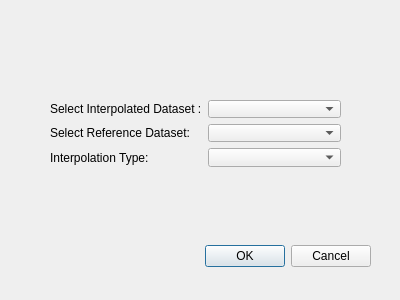
<?xml version="1.0" encoding="UTF-8"?>
<ui version="4.0">
 <class>interpolationDialog</class>
 <widget class="QDialog" name="interpolationDialog">
  <property name="geometry">
   <rect>
    <x>0</x>
    <y>0</y>
    <width>400</width>
    <height>300</height>
   </rect>
  </property>
  <property name="windowTitle">
   <string>Dialog</string>
  </property>
  <widget class="QDialogButtonBox" name="buttonBox">
   <property name="geometry">
    <rect>
     <x>30</x>
     <y>240</y>
     <width>341</width>
     <height>32</height>
    </rect>
   </property>
   <property name="orientation">
    <enum>Qt::Orientation::Horizontal</enum>
   </property>
   <property name="standardButtons">
    <set>QDialogButtonBox::StandardButton::Cancel|QDialogButtonBox::StandardButton::Ok</set>
   </property>
  </widget>
  <widget class="QWidget" name="">
   <property name="geometry">
    <rect>
     <x>50</x>
     <y>100</y>
     <width>291</width>
     <height>67</height>
    </rect>
   </property>
   <layout class="QFormLayout" name="formLayout">
    <item row="0" column="0">
     <layout class="QHBoxLayout" name="horizontalLayout">
      <item>
       <widget class="QLabel" name="label">
        <property name="text">
         <string>Select Interpolated Dataset :</string>
        </property>
       </widget>
      </item>
     </layout>
    </item>
    <item row="1" column="0">
     <layout class="QHBoxLayout" name="horizontalLayout_2">
      <item>
       <widget class="QLabel" name="label_3">
        <property name="text">
         <string>Select Reference Dataset:</string>
        </property>
       </widget>
      </item>
     </layout>
    </item>
    <item row="2" column="0">
     <layout class="QHBoxLayout" name="horizontalLayout_3">
      <item>
       <widget class="QLabel" name="label_2">
        <property name="text">
         <string>Interpolation Type:</string>
        </property>
       </widget>
      </item>
     </layout>
    </item>
    <item row="1" column="1">
     <widget class="QComboBox" name="Y_comboBox"/>
    </item>
    <item row="0" column="1">
     <widget class="QComboBox" name="X_comboBox"/>
    </item>
    <item row="2" column="1">
     <widget class="QComboBox" name="Interpolation_comboBox"/>
    </item>
   </layout>
  </widget>
 </widget>
 <resources/>
 <connections>
  <connection>
   <sender>buttonBox</sender>
   <signal>accepted()</signal>
   <receiver>interpolationDialog</receiver>
   <slot>accept()</slot>
   <hints>
    <hint type="sourcelabel">
     <x>248</x>
     <y>254</y>
    </hint>
    <hint type="destinationlabel">
     <x>157</x>
     <y>274</y>
    </hint>
   </hints>
  </connection>
  <connection>
   <sender>buttonBox</sender>
   <signal>rejected()</signal>
   <receiver>interpolationDialog</receiver>
   <slot>reject()</slot>
   <hints>
    <hint type="sourcelabel">
     <x>316</x>
     <y>260</y>
    </hint>
    <hint type="destinationlabel">
     <x>286</x>
     <y>274</y>
    </hint>
   </hints>
  </connection>
 </connections>
</ui>
